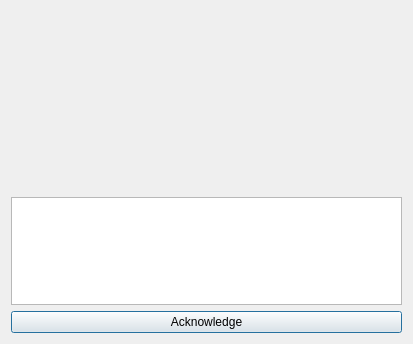
<?xml version="1.0" encoding="UTF-8"?>
<ui version="4.0">
 <class>CautionDialog</class>
 <widget class="QDialog" name="CautionDialog">
  <property name="geometry">
   <rect>
    <x>0</x>
    <y>0</y>
    <width>413</width>
    <height>344</height>
   </rect>
  </property>
  <property name="windowTitle">
   <string>CAUTION</string>
  </property>
  <layout class="QVBoxLayout" name="verticalLayout">
   <item>
    <widget class="QLabel" name="cautionLabel">
     <property name="minimumSize">
      <size>
       <width>0</width>
       <height>180</height>
      </size>
     </property>
     <property name="styleSheet">
      <string notr="true">color: rgb(255, 255, 255);</string>
     </property>
     <property name="text">
      <string/>
     </property>
     <property name="wordWrap">
      <bool>true</bool>
     </property>
    </widget>
   </item>
   <item>
    <widget class="QListWidget" name="cautionListWidget"/>
   </item>
   <item>
    <widget class="QPushButton" name="acknowledgeButton">
     <property name="text">
      <string>Acknowledge</string>
     </property>
    </widget>
   </item>
  </layout>
 </widget>
 <resources/>
 <connections/>
</ui>
